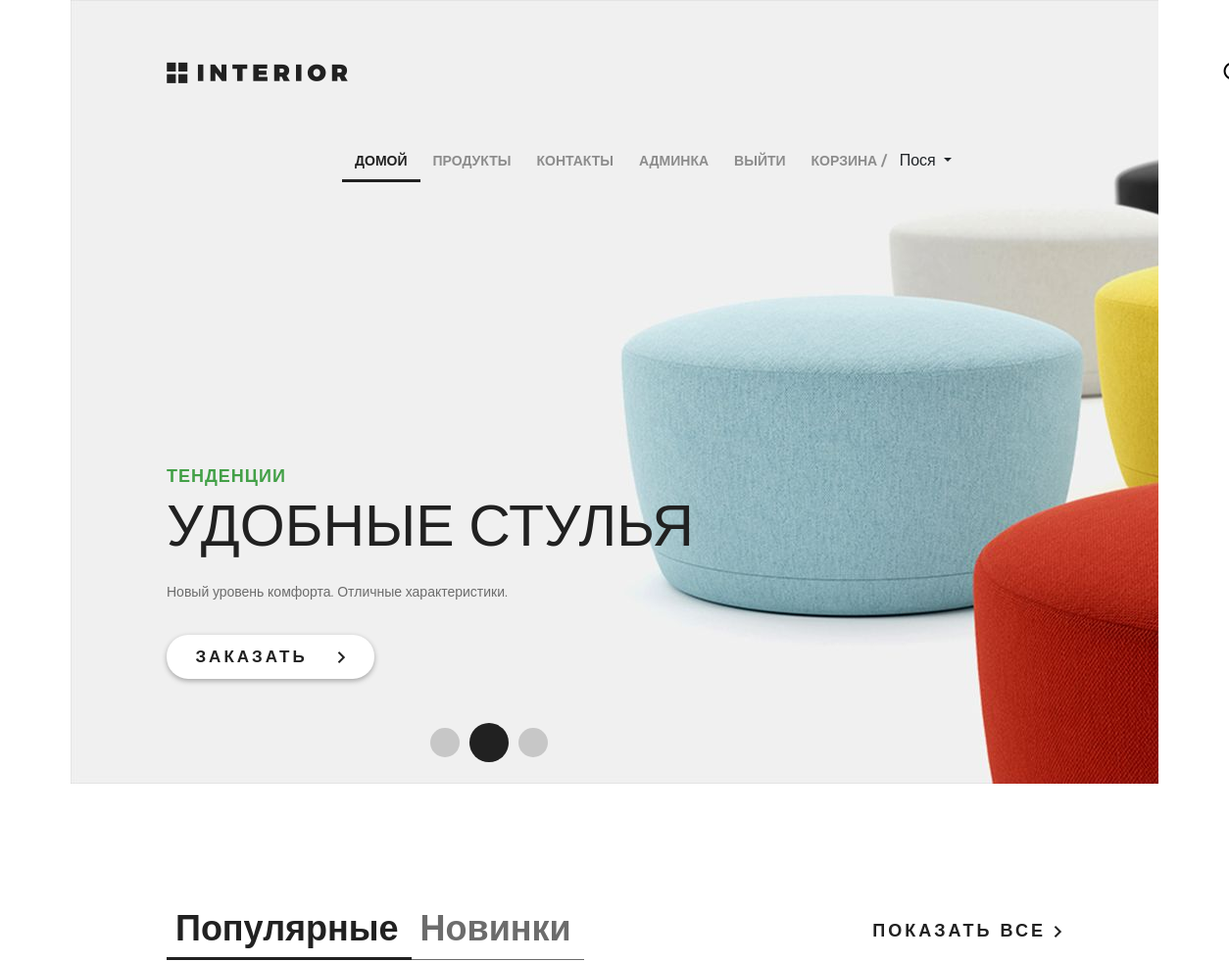
/ (signed in, upper part), run on an earlier commit of the app's database.
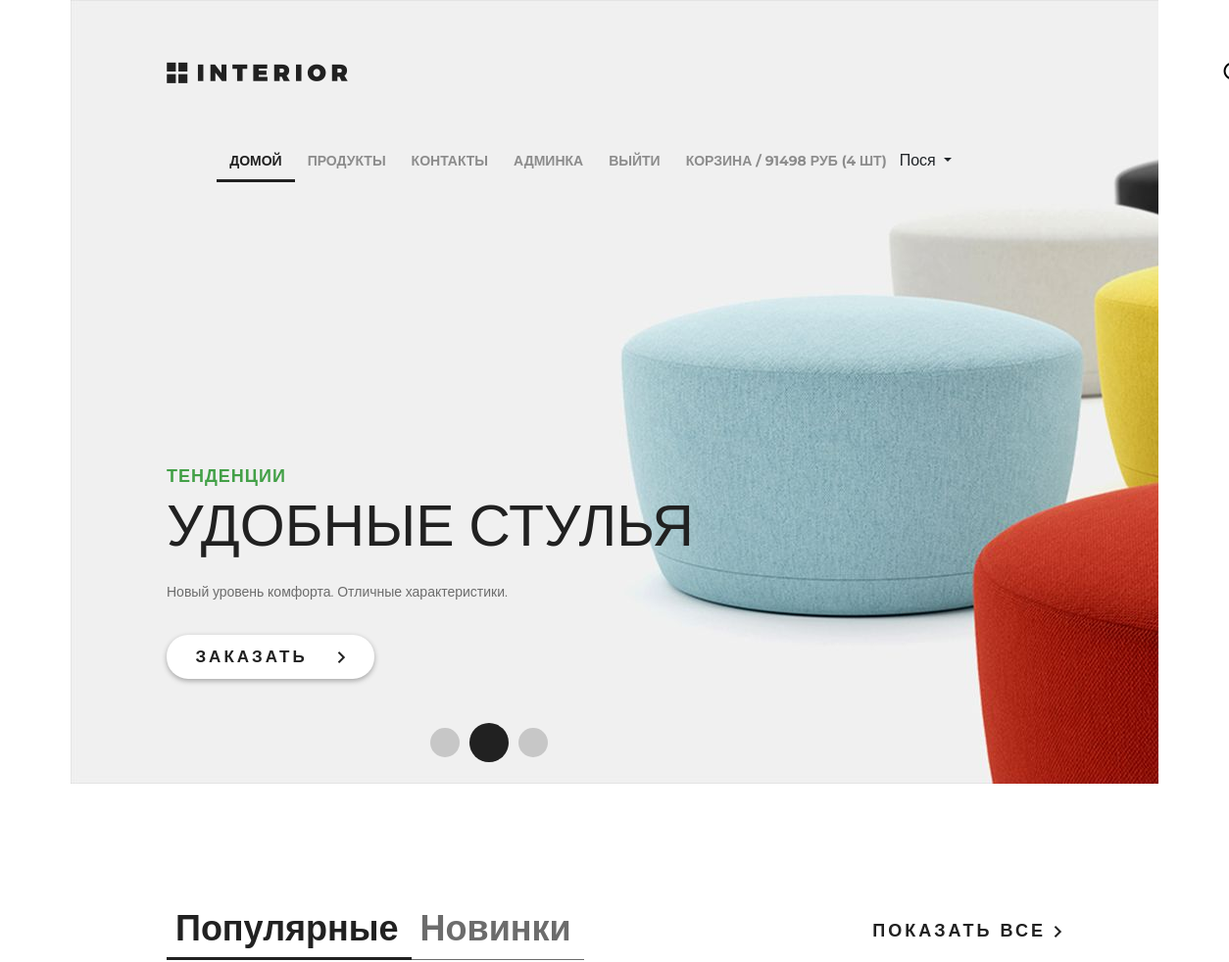
And on a later commit of the database.
### cartapp/models.py (models this page shows, shortened)
class Cart(models.Model):
    user = models.ForeignKey(settings.AUTH_USER_MODEL, on_delete=models.CASCADE, related_name='cart',
                             verbose_name='Пользователь')
    product = models.ForeignKey(Product, on_delete=models.CASCADE, verbose_name='Товар')
    quantity = models.PositiveIntegerField(default=0, verbose_name='Количество товара')
    add_datetime = models.DateTimeField(auto_now_add=True, verbose_name='Время появления товара на сайте')
    price = models.PositiveIntegerField(default=0, verbose_name='цена')
    @property
    def product_cost(self):
        return self.product.price * self.quantity
    @cached_property
    def get_items_cached(self):
        return self.user.cart.select_related()
    def total_quantity(self):
        _items = self.get_items_cached
        return sum(list(map(lambda x: x.quantity, _items)))
    def total_cost(self):
        _items = self.get_items_cached
        return sum(list(map(lambda x: x.product_cost, _items)))

### authapp/models.py (models this page shows, shortened)
class ShopUser(AbstractUser):
    avatar = models.ImageField(upload_to='users_avatars', blank=True)
    country = models.CharField(verbose_name='страна', max_length=128)
    phone_number = models.CharField(verbose_name='номер телефона', max_length=14)
    activation_key = models.CharField(max_length=128, blank=True)
    activation_key_expires = models.DateTimeField(default=(now() + timedelta(hours=48)))

### mainapp/models.py (models this page shows, shortened)
class Product(models.Model):
    name = models.CharField(verbose_name='имя', max_length=128, unique=True)
    description = models.TextField(verbose_name='описание', blank=True)
    category = models.ForeignKey(ProductCategory, on_delete=models.SET_NULL, null=True, blank=True)
    short_description = models.CharField(verbose_name='короткое описание', max_length=64)
    price = models.DecimalField(verbose_name='цена', max_digits=8, decimal_places=2, default=0)
    price_with_discount = models.DecimalField(verbose_name='цена со скидкой', max_digits=8, decimal_places=2, default=0)
    quantity = models.PositiveIntegerField(verbose_name='количество на складе', default=0)
    image = models.ImageField(upload_to='products_images', blank=True)
    is_active = models.BooleanField(verbose_name='активна', db_index=True, default=True)

### mainapp/views.py (the view)
# urls.py: path('', mainapp_views.index, name='index'),
def index(request):
    title = 'магазин'
    products = get_products()[:3]
    categories = ProductCategory.objects.all()
    category_id = random.sample(list(categories), 1)[0].id
    content = {
        'title': title,
        'menu_links': MENU_LINKS,
        'class_name': 'slider',
        'products': products,
        'category_id': category_id,
    }
    return render(request, 'mainapp/index.html', content)

### mainapp/context_processors.py (called while the page is built)
def cart(request):
    print(f'context processor cart works')
    cart = []
    if request.user.is_authenticated:
        cart = Cart.objects.filter(user=request.user).select_related()
    return {
        'cart': cart,
        'cart_items': cart,
        }

### mainapp/views.py (called while the page is built)
def get_products():
    if settings.LOW_CACHE:
        key = 'products'
        products = cache.get(key)
        if products is None:
            products = Product.objects.filter(is_active=True, category__is_active=True).select_related('category')
            cache.set(key, products)
        return products
    else:
        return Product.objects.filter(is_active=True, category__is_active=True).select_related('category')

### mainapp/templates/mainapp/index.html (shortened to what this page needs)
{% extends 'mainapp/base.html'%}
{% block 'content_prod' %}
<div class="text-slider">
    <h3 class="green">тенденции</h3>
    <h3 class="big"> удобные стулья</h3>
    <p>Новый уровень комфорта. Отличные характеристики.</p>
    <a href="{% url 'products:index' %}" class="button-order">заказать <img src="/static/img/arrow.png" alt=""></a>
</div>
<div class="navi">
    <a href="#"></a><a href="#"></a><a href="#"></a>
</div>
{% endblock %}
{%block 'content' %}
<div class="featured">
    <div class="featured-menu">
        <a class="active" href="{% url 'products:index' %}">Популярные</a><a
            href="{% url 'products:category' category_id %}">Новинки</a>
    </div>
    <a class="explore" href="{% url 'products:category' 0 %}">показать все <img src="/static/img/arrow.png" alt=""></a>
    <div class="clearfix">
    </div>
</div>
{% endblock %}

### mainapp/templates/mainapp/include/inc_menu.html (shortened to what this page needs)
{%load static%}
<ul class="menu">
    {% for link in menu_links %}
    <li><a href="{% url link.href %}"
           {% with url=request.resolver_match.view_name %}
           {% if url in link.active_if %}
           class="active"
           {% endif %}>
        {% endwith %}
        {{link.name}}
    </a>
    </li>
    {% endfor %}
    {% if user.is_authenticated %}
    <div class="dropdown">
        <span type="button" class="dropdown-toggle" data-toggle="dropdown" aria-haspopup="true"
              aria-expanded="true">
            {{ user.first_name|default:'Пользователь' }}
        </span>
    </div>
    {% endif %}
    {% if user.is_superuser %}
    <li>
        <a href="{% url 'admin:users' %}">админка</a>
    </li>
    {% endif %}
    <li>
        {% if user.is_authenticated %}
        <a href="{% url 'auth:logout' %}">выйти</a>
        {% else %}
        <a href="{% url 'auth:login' %}">войти</a>
        <a href="{% url 'auth:register' %}">регистрация</a>
        {% endif %}
    </li>
    <li>
        <a href="{% url 'cart:view' %}" >
            <span>
                Корзина /{% if cart %}
                            {{ cart.0.total_cost|floatformat:0 }} руб
                            ({{ cart.0.total_quantity }} шт)
                        {% endif %}
            </span>
        </a>
    </li>
</ul>

What changed in the data, as far as the page shows it:
added Cart: user+product+quantity "91498", quantity.quantity "4"
Also different on the page:
text now shown: "РУБ ( ШТ)"
